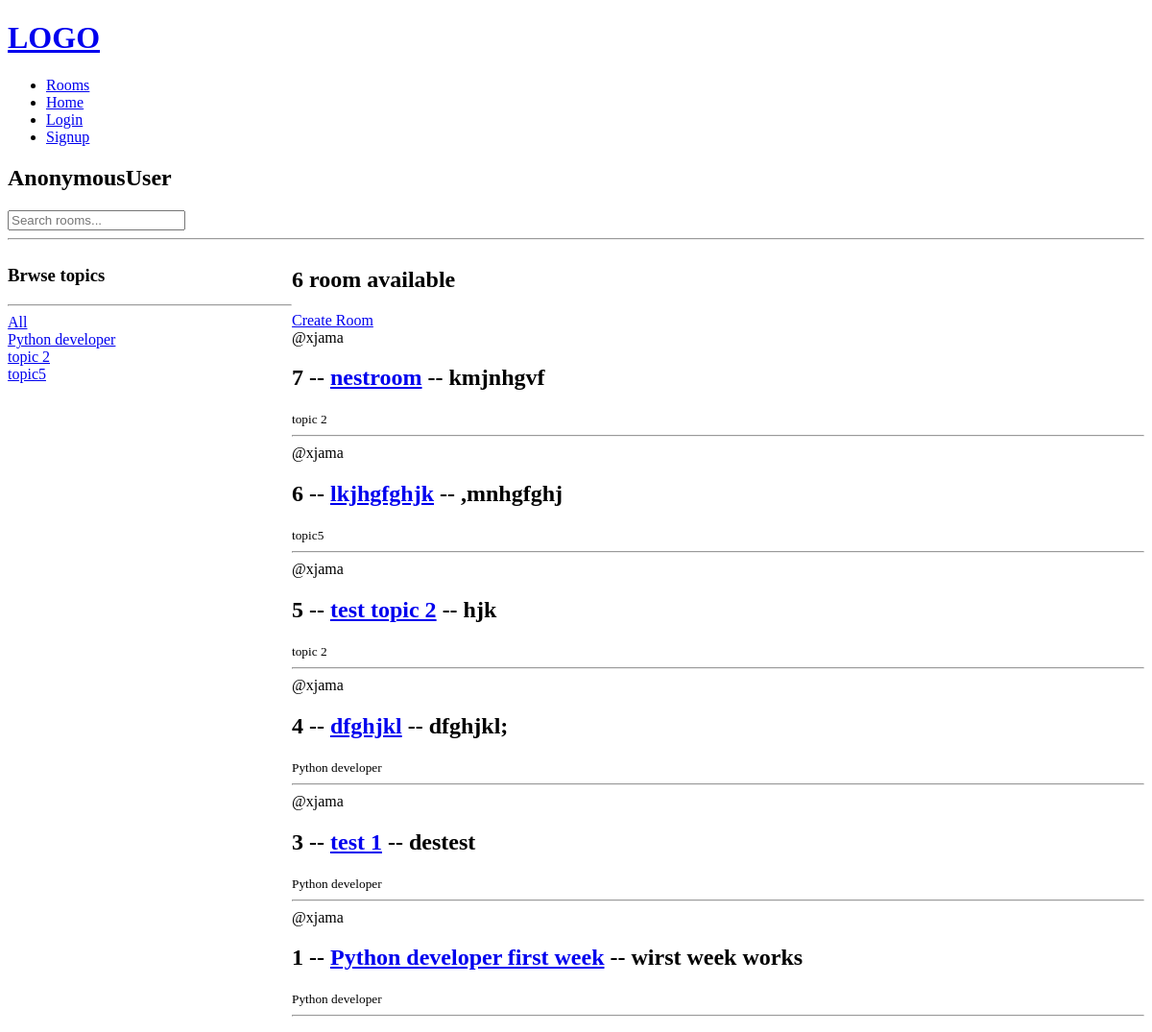
The app's page /, older data.
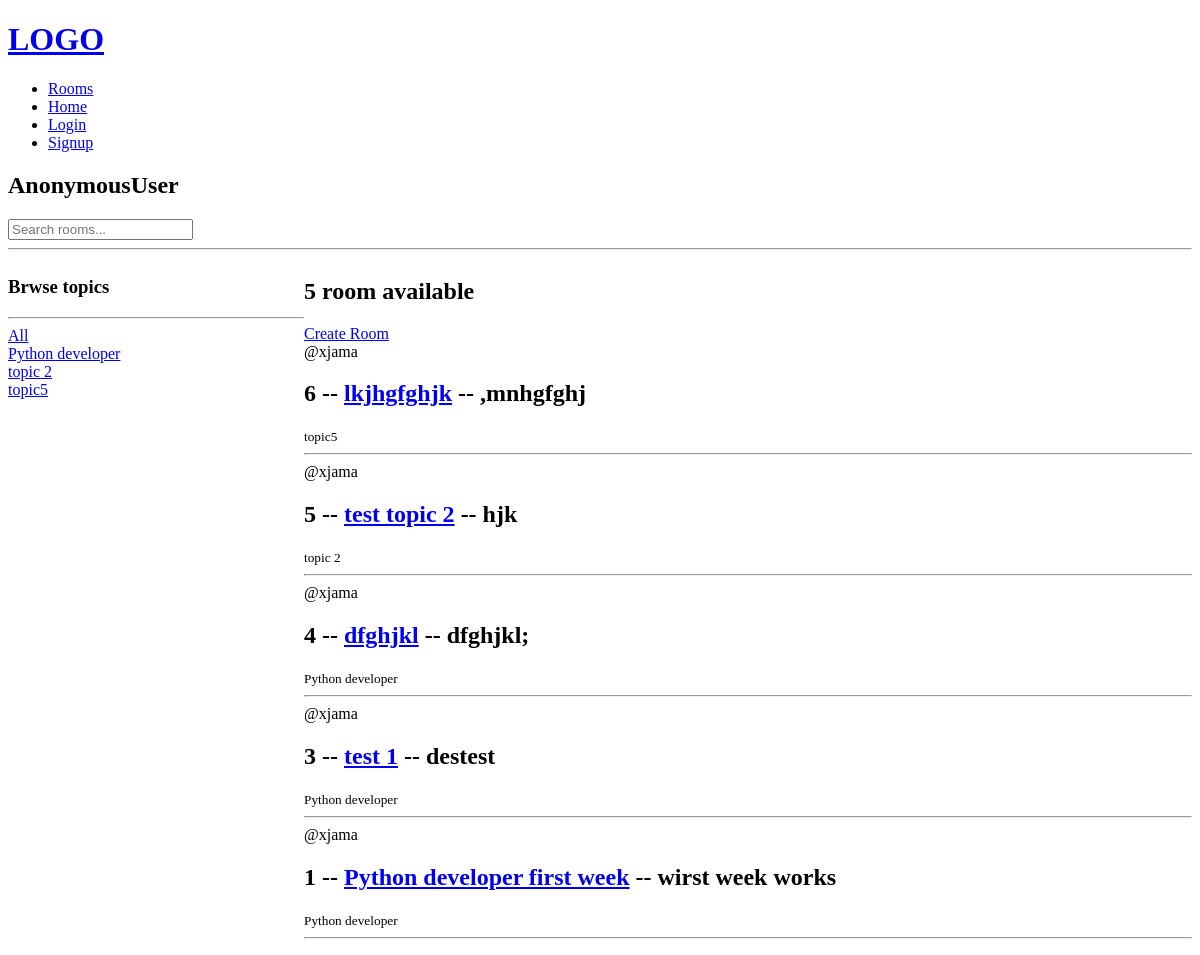
The same page, newer data.
### base/models.py (models this page shows, shortened)
class Topic(models.Model):
    name = models.CharField(max_length=200)

class Room(models.Model):
    host = models.ForeignKey(User, on_delete=models.SET_NULL, null=True)
    topic = models.ForeignKey(Topic, on_delete=models.SET_NULL, null=True)
    name = models.CharField(max_length=200)
    description = models.TextField()
    updated = models.DateTimeField(auto_now=True)
    created = models.DateTimeField(auto_now_add = True)
    class Meta:
        ordering = ['-updated', '-created']

### base/views.py (the view)
# urls.py: path("", views.home, name="home"),
def home(request):
    q = request.GET.get('q') if request.GET.get('q') else ""
    rooms_data = Room.objects.filter(Q(topic__name__icontains = q) |
                                       Q(name__icontains = q) |
                                       Q(description__icontains = q))
    topics_data = Topic.objects.all()
    rooms_count = rooms_data.count()
    context = {'rooms': rooms_data, 'topics': topics_data, "rooms_count": rooms_count}
    return render(request, "base/home.html", context)

### base/templates/base/home.html (shortened to what this page needs)
{% extends "main.html" %}
{% block content %}
<div class="home-container">
    <div>
        <h3>Brwse topics</h3>
        <hr>
        <a href="{% url 'home' %}">All</a>
        {% for topic in topics %}
            <div>
                <a href="{% url 'home' %}?q={{topic.name}}">{{topic.name}}</a>
            </div>
        {% endfor %}
    </div>
    <div>
        <h2>{{rooms_count}} room available</h2>
        <a href="{% url 'create-room' %}">Create Room</a>
        <div>
            {% for room in rooms %}
            <div>
                <span>@{{room.host.username}}</span>
                <h2>{{ room.id }} -- <a href="{% url 'room' room.id %}">{{ room.name }}</a> -- {{ room.description }}</h2>
                <small>{{room.topic.name}}</small>
                <hr>
            </div>
            {% endfor %}
        </div>
    </div>
</div>
{% endblock content %}

Row changes from the older to the newer data that the page shows:
removed Room: host.username "xjama", id "7", name "nestroom", description "kmjnhgvf", topic.name "topic 2"
Text that changed along with them:
{{ rooms_count }}: "6" → "5"
